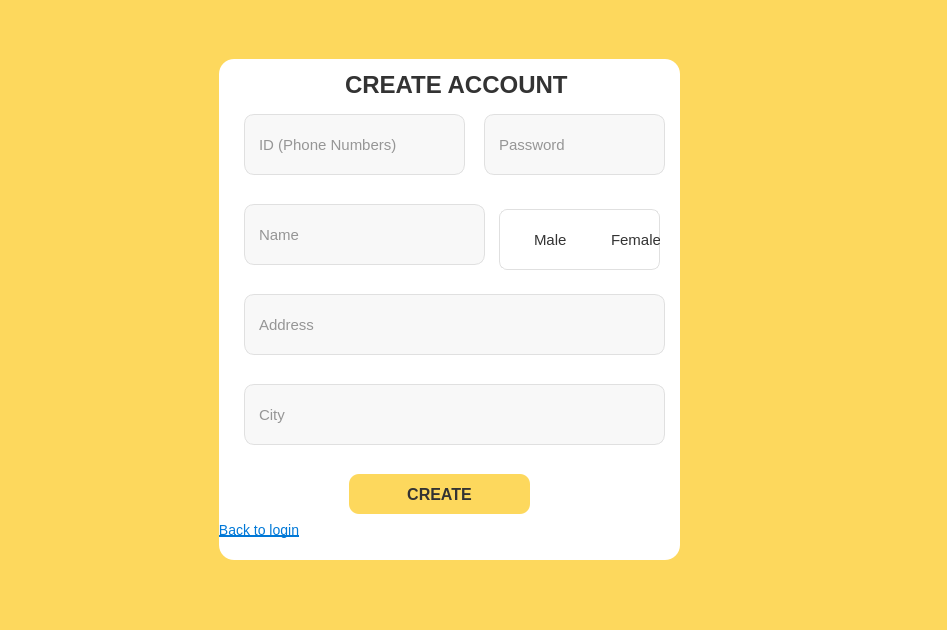
<?xml version="1.0" encoding="UTF-8"?>
<ui version="4.0">
 <class>MainWindow</class>
 <widget class="QMainWindow" name="MainWindow">
  <property name="geometry">
   <rect>
    <x>0</x>
    <y>0</y>
    <width>947</width>
    <height>630</height>
   </rect>
  </property>
  <property name="windowTitle">
   <string>MainWindow</string>
  </property>
  <property name="styleSheet">
   <string notr="true">/* Nền vàng chính cho cửa sổ */
QMainWindow {
    background-color: #FDD85D;
}

/* Trang Đăng Nhập: Nền trắng, bo tròn */
#loginPage {
    background-color: #FFFFFF;
    border-radius: 15px; 
    margin: 20px; 
}

/* Panel Logo (bên trái) - MÀU VÀNG */
#logoPanel {
    background-color: #FDD85D; 
    border-top-left-radius: 15px; 
    border-bottom-left-radius: 15px; 
	padding: 15px;
}

/* Form Đăng Nhập (bên phải) */
#loginFormPanel {
    background-color: transparent; 
    padding: 20px; 
}

/* ---- STYLE RIÊNG CHO TRANG TẠO TÀI KHOẢN ---- */

/* Trang 2: Nền vàng (để lộ ra xung quanh) */
#createAccountPage {
    background-color: #FDD85D; 
}

/* &quot;Form Container&quot; (HỘP TRẮNG Ở GIỮA) */
#createAccountFormContainer {
    background-color: #FFFFFF;
    border-radius: 15px;
    padding: 20px;
    /* (QSS sẽ tự động làm hộp trắng này nổi lên) */
}

/* ---- (CÁC STYLE CHUNG CHO CẢ 2 FORM) ---- */

/* Tiêu đề &quot;Đăng Nhập&quot; &amp; &quot;Tạo Tài Khoản&quot; */
QLabel#loginTitleLabel, QLabel#createAccountTitleLabel {
    font-size: 24px;
    font-weight: bold;
    color: #333333; /* Chữ đen */
    margin-bottom: 10px;
    background-color: transparent; /* Đảm bảo nền trong suốt */
}

/* Các QLabel thường (ID, Họ và tên...) */
QLabel {
    font-size: 14px;
    color: #555555; /* Chữ xám */
    background-color: transparent;
}

/* Ô nhập liệu (cho cả 2 trang) */
QLineEdit {
    font-size: 15px;
    background-color: #F8F8F8; 
    border: 1px solid #E0E0E0;
    border-radius: 10px; 
    padding: 12px; 
    min-height: 30px; 
    margin: 5px; 
    color: #333333; /* Chữ gõ vào màu đen */
}
QLineEdit:focus {
    border: 2px solid #FDD85D; /* Viền vàng khi gõ */
}

/* Nút bấm chính (cho cả 2 trang) */
QPushButton#loginButton, QPushButton#registerButton {
    background-color: #FDD85D; 
    color: #333333; 
    border: none;
    border-radius: 10px;
    font-weight: bold;
    font-size: 16px;
    min-height: 40px; 
    margin-top: 15px;
}
QPushButton#loginButton:hover, QPushButton#registerButton:hover {
    background-color: #FBCB2E; /* Vàng đậm hơn */
}

/* Nút bấm dạng link (cho cả 2 trang) */
QPushButton#goToCreateAccountButton, QPushButton#backToLoginButton {
    background-color: transparent;
    border: none;
    color: #0078D7; 
    font-size: 14px;
    text-decoration: underline;
    margin-top: 20px;
}
QPushButton#goToCreateAccountButton:hover, QPushButton#backToLoginButton:hover {
    color: #005A9E;
}

/* GroupBox cho giới tính */
QGroupBox {
    border: 1px solid #E0E0E0;
    border-radius: 8px;
    margin-top: 20px; 
    padding: 15px;
    background-color: transparent; /* Nền trong suốt */
}
QGroupBox::title {
    subcontrol-origin: margin;
    subcontrol-position: top center; 
    padding: 0 5px;
    color: #555555;
    font-weight: bold;
}
QRadioButton {
    font-size: 15px;
    color: #333333;
    padding: 5px;
    background-color: transparent;
}
/* Xóa viền đỏ khi focus (lỗi dark mode) */
QGroupBox:focus {
    border: 1px solid #E0E0E0;
}
/* Ảnh con thỏ (logo chính) */
QLabel#logoImageLabel {
    qproperty-alignment: 'AlignCenter';
}
/* ---- HEADER (MỚI) ---- */
#headerContainer {
    /* Đảm bảo nền trong suốt */
    background-color: transparent;
}
#titleLabel {
    font-size: 16px;
    font-weight: bold;
    color: #333333;
    margin-left: 10px;
    margin-right: 10px;
}
/* Đặt kích thước cố định cho các icon/logo */
#cartIconLabel, #itLogoLabel, #bkLogoLabel {
    min-width: 48px; max-width: 48px;
    min-height: 48px; max-height: 48px;
}

/* ---- FOOTER (MỚI) ---- */
#footerContainer {
    /* Căn các dòng chữ xuống dưới cùng */
    background-color: transparent;
}
/* Style chung cho các dòng chữ trong footer */
#madeByLabel, #author1Label, #author2Label {
    font-size: 12px;
    color: #444444; /* Màu xám đậm */
	font-weight: bold;
}
/* Căn lề trái cho footer */
#madeByLabel { qproperty-alignment: 'AlignLeft'; }
#author1Label { qproperty-alignment: 'AlignLeft'; }
#author2Label { qproperty-alignment: 'AlignLeft'; }</string>
  </property>
  <widget class="QWidget" name="centralwidget">
   <layout class="QGridLayout" name="gridLayout">
    <item row="0" column="0">
     <widget class="QStackedWidget" name="mainStackedWidget">
      <property name="currentIndex">
       <number>1</number>
      </property>
      <widget class="QWidget" name="loginPage">
       <layout class="QHBoxLayout" name="horizontalLayout" stretch="0,0">
        <item>
         <widget class="QWidget" name="logoPanel" native="true">
          <widget class="QWidget" name="headerContainer" native="true">
           <property name="geometry">
            <rect>
             <x>9</x>
             <y>9</y>
             <width>431</width>
             <height>81</height>
            </rect>
           </property>
           <layout class="QHBoxLayout" name="horizontalLayout_3">
            <item>
             <widget class="QLabel" name="cartIconLabel">
              <property name="maximumSize">
               <size>
                <width>48</width>
                <height>48</height>
               </size>
              </property>
              <property name="text">
               <string/>
              </property>
              <property name="pixmap">
               <pixmap resource="images.qrc">:/images/images/cartlogin.png</pixmap>
              </property>
              <property name="scaledContents">
               <bool>true</bool>
              </property>
             </widget>
            </item>
            <item>
             <widget class="QLabel" name="titleLabel">
              <property name="text">
               <string>PBL2 – Petshop management</string>
              </property>
             </widget>
            </item>
            <item>
             <widget class="QLabel" name="itLogoLabel">
              <property name="maximumSize">
               <size>
                <width>48</width>
                <height>48</height>
               </size>
              </property>
              <property name="text">
               <string/>
              </property>
              <property name="pixmap">
               <pixmap resource="images.qrc">:/images/images/khoacnttlogo.jpg</pixmap>
              </property>
              <property name="scaledContents">
               <bool>true</bool>
              </property>
             </widget>
            </item>
            <item>
             <widget class="QLabel" name="bkLogoLabel">
              <property name="maximumSize">
               <size>
                <width>48</width>
                <height>48</height>
               </size>
              </property>
              <property name="text">
               <string/>
              </property>
              <property name="pixmap">
               <pixmap resource="images.qrc">:/images/images/logodut.jpg</pixmap>
              </property>
              <property name="scaledContents">
               <bool>true</bool>
              </property>
             </widget>
            </item>
           </layout>
          </widget>
          <widget class="QLabel" name="logoImageLabel">
           <property name="geometry">
            <rect>
             <x>70</x>
             <y>130</y>
             <width>300</width>
             <height>300</height>
            </rect>
           </property>
           <property name="maximumSize">
            <size>
             <width>300</width>
             <height>300</height>
            </size>
           </property>
           <property name="lineWidth">
            <number>1</number>
           </property>
           <property name="text">
            <string/>
           </property>
           <property name="pixmap">
            <pixmap resource="images.qrc">:/images/images/mylogo.png</pixmap>
           </property>
           <property name="scaledContents">
            <bool>true</bool>
           </property>
           <property name="alignment">
            <set>Qt::AlignmentFlag::AlignCenter</set>
           </property>
          </widget>
          <widget class="QWidget" name="footerContainer" native="true">
           <property name="geometry">
            <rect>
             <x>10</x>
             <y>490</y>
             <width>431</width>
             <height>91</height>
            </rect>
           </property>
           <layout class="QVBoxLayout" name="verticalLayout">
            <item>
             <widget class="QLabel" name="madeByLabel">
              <property name="text">
               <string>Made by:</string>
              </property>
             </widget>
            </item>
            <item>
             <widget class="QLabel" name="author1Label">
              <property name="text">
               <string>Tran Thi Hanh Nguyen – 102240154</string>
              </property>
             </widget>
            </item>
            <item>
             <widget class="QLabel" name="author2Label">
              <property name="text">
               <string>Le Minh Tri – 102240170</string>
              </property>
             </widget>
            </item>
           </layout>
          </widget>
         </widget>
        </item>
        <item>
         <widget class="QWidget" name="loginFormPanel" native="true">
          <widget class="QLabel" name="loginTitleLabel">
           <property name="geometry">
            <rect>
             <x>170</x>
             <y>100</y>
             <width>111</width>
             <height>91</height>
            </rect>
           </property>
           <property name="text">
            <string>LOGIN</string>
           </property>
          </widget>
          <widget class="QLineEdit" name="usernameLineEdit">
           <property name="geometry">
            <rect>
             <x>60</x>
             <y>190</y>
             <width>311</width>
             <height>66</height>
            </rect>
           </property>
           <property name="text">
            <string/>
           </property>
           <property name="placeholderText">
            <string>Username</string>
           </property>
          </widget>
          <widget class="QLineEdit" name="passwordLineEdit">
           <property name="geometry">
            <rect>
             <x>60</x>
             <y>260</y>
             <width>311</width>
             <height>66</height>
            </rect>
           </property>
           <property name="text">
            <string/>
           </property>
           <property name="echoMode">
            <enum>QLineEdit::EchoMode::Password</enum>
           </property>
           <property name="placeholderText">
            <string>Password</string>
           </property>
          </widget>
          <widget class="QPushButton" name="loginButton">
           <property name="geometry">
            <rect>
             <x>120</x>
             <y>380</y>
             <width>191</width>
             <height>55</height>
            </rect>
           </property>
           <property name="text">
            <string>GET STARTED</string>
           </property>
          </widget>
          <widget class="QPushButton" name="goToCreateAccountButton">
           <property name="geometry">
            <rect>
             <x>110</x>
             <y>330</y>
             <width>201</width>
             <height>41</height>
            </rect>
           </property>
           <property name="text">
            <string>Create account</string>
           </property>
          </widget>
         </widget>
        </item>
       </layout>
      </widget>
      <widget class="QWidget" name="createAccountPage">
       <widget class="QWidget" name="createAccountFormContainer" native="true">
        <property name="geometry">
         <rect>
          <x>210</x>
          <y>50</y>
          <width>461</width>
          <height>501</height>
         </rect>
        </property>
        <widget class="QLabel" name="createAccountTitleLabel">
         <property name="geometry">
          <rect>
           <x>120</x>
           <y>10</y>
           <width>231</width>
           <height>41</height>
          </rect>
         </property>
         <property name="text">
          <string>CREATE ACCOUNT</string>
         </property>
        </widget>
        <widget class="QLineEdit" name="idLineEdit_create">
         <property name="geometry">
          <rect>
           <x>20</x>
           <y>50</y>
           <width>231</width>
           <height>71</height>
          </rect>
         </property>
         <property name="placeholderText">
          <string>ID (Phone Numbers)</string>
         </property>
        </widget>
        <widget class="QLineEdit" name="passwordLineEdit_create">
         <property name="geometry">
          <rect>
           <x>260</x>
           <y>50</y>
           <width>191</width>
           <height>71</height>
          </rect>
         </property>
         <property name="placeholderText">
          <string>Password</string>
         </property>
        </widget>
        <widget class="QLineEdit" name="nameLineEdit_create">
         <property name="geometry">
          <rect>
           <x>20</x>
           <y>140</y>
           <width>251</width>
           <height>71</height>
          </rect>
         </property>
         <property name="placeholderText">
          <string>Name</string>
         </property>
        </widget>
        <widget class="QLineEdit" name="streetLineEdit_create">
         <property name="geometry">
          <rect>
           <x>20</x>
           <y>230</y>
           <width>431</width>
           <height>71</height>
          </rect>
         </property>
         <property name="placeholderText">
          <string>Address</string>
         </property>
        </widget>
        <widget class="QLineEdit" name="cityLineEdit_create">
         <property name="geometry">
          <rect>
           <x>20</x>
           <y>320</y>
           <width>431</width>
           <height>71</height>
          </rect>
         </property>
         <property name="placeholderText">
          <string>City</string>
         </property>
        </widget>
        <widget class="QGroupBox" name="groupBox">
         <property name="geometry">
          <rect>
           <x>280</x>
           <y>130</y>
           <width>161</width>
           <height>81</height>
          </rect>
         </property>
         <property name="title">
          <string/>
         </property>
         <widget class="QWidget" name="layoutWidget">
          <property name="geometry">
           <rect>
            <x>10</x>
            <y>30</y>
            <width>158</width>
            <height>41</height>
           </rect>
          </property>
          <layout class="QHBoxLayout" name="horizontalLayout_2">
           <item>
            <widget class="QRadioButton" name="maleRadioButton">
             <property name="text">
              <string>Male</string>
             </property>
            </widget>
           </item>
           <item>
            <widget class="QRadioButton" name="femaleRadioButton">
             <property name="text">
              <string>Female</string>
             </property>
            </widget>
           </item>
          </layout>
         </widget>
        </widget>
        <widget class="QPushButton" name="registerButton">
         <property name="geometry">
          <rect>
           <x>130</x>
           <y>400</y>
           <width>181</width>
           <height>55</height>
          </rect>
         </property>
         <property name="text">
          <string>CREATE</string>
         </property>
        </widget>
        <widget class="QPushButton" name="backToLoginButton">
         <property name="geometry">
          <rect>
           <x>0</x>
           <y>440</y>
           <width>80</width>
           <height>41</height>
          </rect>
         </property>
         <property name="text">
          <string>Back to login</string>
         </property>
        </widget>
       </widget>
      </widget>
     </widget>
    </item>
   </layout>
  </widget>
 </widget>
 <resources>
  <include location="images.qrc"/>
 </resources>
 <connections/>
</ui>
